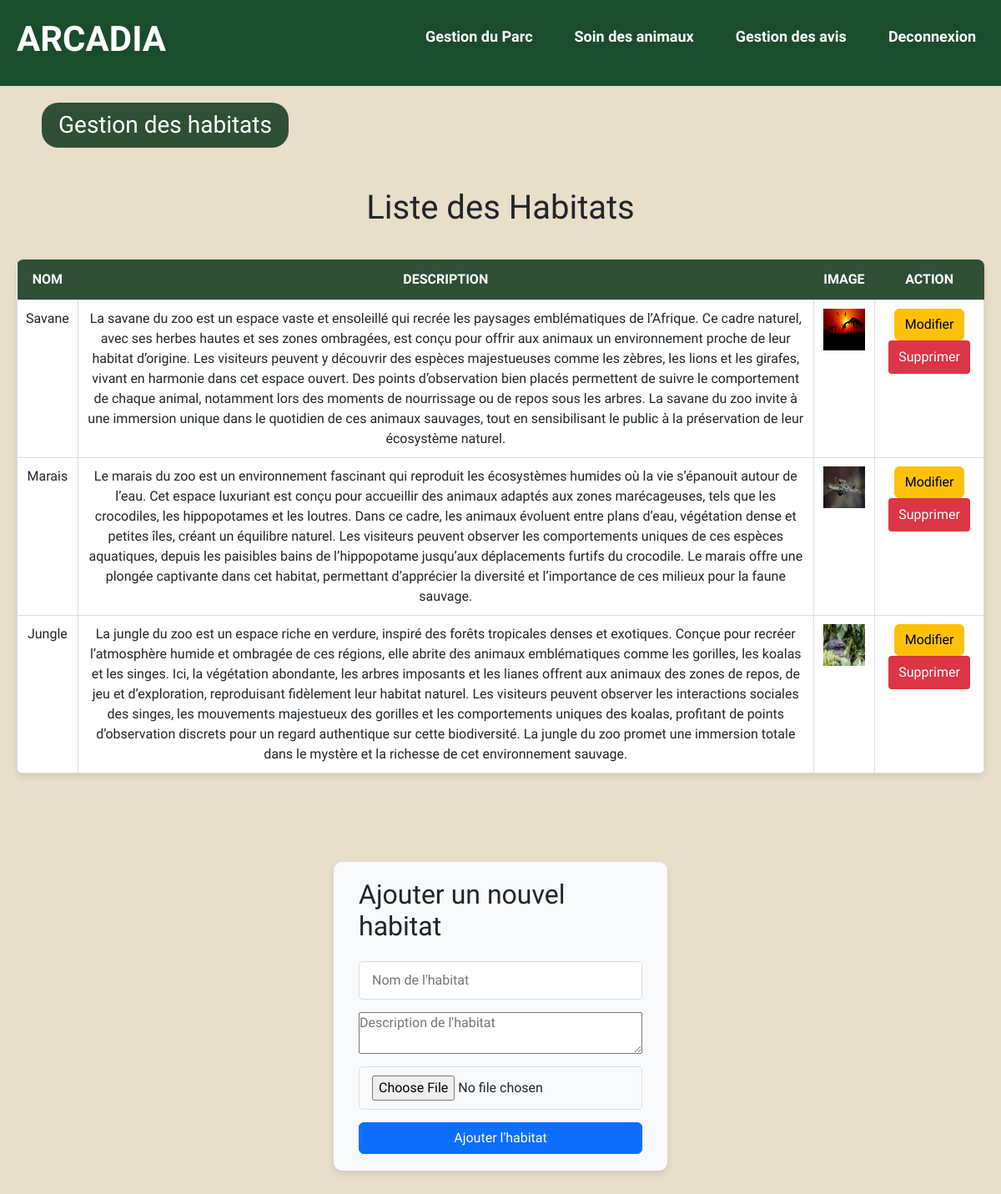
The page /dashbord/ghabitats.php (signed in) on the database its author committed.
### tables this page shows
CREATE TABLE `habitats` (
  `id` int(11) NOT NULL,
  `nom` varchar(50) NOT NULL,
  `description` text NOT NULL,
  `image` varchar(255) DEFAULT NULL
);

### dashbord/ghabitats.php (the view, shortened to what this page needs)
<?php
require_once 'headerdash.php';
require_once 'db_connexion.php';
$query = "SELECT id, nom, description, image FROM habitats";
$result = $mysqli->query($query);
?>
<div class="title beige">
     <h3 class="sous-menu vert">Gestion des habitats</h3>
</div>
<div class="dash1">
    <?php if ($result->num_rows > 0): ?>
        <h1>Liste des Habitats</h1>
        <table class="table">
            <thead>
                <tr class="titre">
                    <th>Nom</th>
                    <th>Description</th>
                    <th>Image</th>
                    <th>Action</th>
                </tr>
            </thead>
            <tbody>
                <?php while($row = $result->fetch_assoc()): ?>
                    <tr>
                        <td><?php echo htmlspecialchars($row['nom']); ?></td>
                        <td><?php echo htmlspecialchars($row['description']); ?></td>
                        <td>
                            <?php if (!empty($row['image'])): ?>
                                <img src="<?php echo htmlspecialchars($row['image']); ?>" alt="Image de l'habitat" style="width: 50px; height: 50px;">
                            <?php endif; ?>
                        </td>
                        <td>
                            <button type="button" class="btn btn-warning" data-id="<?php echo $row['id']; ?>" data-nom="<?php echo $row['nom']; ?>" data-description="<?php echo $row['description']; ?>" onclick="openEditModal(this)">Modifier</button>
                            <button type="button" class="btn btn-danger" data-id="<?php echo $row['id']; ?>" onclick="openDeleteModal(this)">Supprimer</button>
                        </td>
                    </tr>
                <?php endwhile; ?>
            </tbody>
        </table>
    <?php else: ?>
        <p>Aucun habitat trouvé.</p>
    <?php endif; ?>
</div>
<div class="dash1">
    <form action="ghabitats.php" method="post" enctype="multipart/form-data">
        <h2>Ajouter un nouvel habitat</h2>
        <input type="text" name="nom" placeholder="Nom de l'habitat" required>
        <textarea name="description" placeholder="Description de l'habitat" required></textarea>
        <input type="file" name="image" required>
        <button type="submit" class="btn btn-primary">Ajouter l'habitat</button>
    </form>
</div>
</body>
</html>

### dashbord/styledash.css (style rules this page uses)
* { margin: 0; padding: 0; box-sizing: border-box; }
body { font-family: "Signika Negative", sans-serif; background-color: #E8DFCA; }
.title.beige { background-color: #E8DFCA; padding: 20px; text-align: left; padding-left: 50px; }
.sous-menu.vert { color: white; background-color: #2f4f37; display: inline-block; padding: 10px 20px; border-radius: 20px; max-width: 300px; text-align: center; }
.btn-danger { background-color: #dc3545; color: #fff; border: none; padding: 8px 12px; border-radius: 4px; transition: background-color 0.3s ease, transform 0.3s ease; }
.dash1 { display: flex; justify-content: center; align-items: center; flex-wrap: wrap; gap: 30px; padding: 20px; margin: 0 auto; padding-bottom: 70px; }
.table { width: 100%; border-collapse: collapse; border-radius: 8px; overflow: hidden; box-shadow: 0 4px 8px rgba(0, 0, 0, 0.1); background-color: #f8f9fa; }
.table th { background-color: #2f4f37; color: #ffffff; font-weight: bold; padding: 12px; text-align: center; text-transform: uppercase; }
.table td { padding: 10px; text-align: center; border: 1px solid #ddd; }
.table tr:nth-child(even) { background-color: #f9f9f9; }
.table tr:nth-child(odd) { background-color: #ffffff; }
form { background-color: #f8f9fa; padding: 20px 30px; border-radius: 10px; box-shadow: 0 4px 8px rgba(0, 0, 0, 0.1); max-width: 400px; width: 100%; display: flex; flex-direction: column; gap: 15px; }
form input[type="text"], form select, form input[type="file"], form button { width: 100%; padding: 10px 15px; border-radius: 5px; border: 1px solid #ddd; font-size: 16px; }
form button { background-color: #2f4f37; color: white; border: none; cursor: pointer; font-weight: bold; transition: background-color 0.3s ease, transform 0.3s ease; }

### rows shown on the page
habitats: nom "Savane", description "La savane du zoo est un espace vaste et ensoleillé qui recrée les paysages emblématiques de l’Afrique. Ce cadre naturel, avec ses herbes hautes et ses zones ombragées, est conçu pour offrir aux animaux un environnement proche de leur habitat d’origine. Les visiteurs peuvent y découvrir des espèces majestueuses comme les zèbres, les lions et les girafes, vivant en harmonie dans cet espace ouvert. Des points d’observation bien placés permettent de suivre le comportement de chaque animal, notamment lors des moments de nourrissage ou de repos sous les arbres. La savane du zoo invite à une immersion unique dans le quotidien de ces animaux sauvages, tout en sensibilisant le public à la…", image (picture)
habitats: nom "Marais", description "Le marais du zoo est un environnement fascinant qui reproduit les écosystèmes humides où la vie s’épanouit autour de l’eau. Cet espace luxuriant est conçu pour accueillir des animaux adaptés aux zones marécageuses, tels que les crocodiles, les hippopotames et les loutres. Dans ce cadre, les animaux évoluent entre plans d’eau, végétation dense et petites îles, créant un équilibre naturel. Les visiteurs peuvent observer les comportements uniques de ces espèces aquatiques, depuis les paisibles bains de l’hippopotame jusqu’aux déplacements furtifs du crocodile. Le marais offre une plongée captivante dans cet habitat, permettant d’apprécier la diversité et l’importance de ces milieux pour la…", image (picture)
habitats: nom "Jungle", description "La jungle du zoo est un espace riche en verdure, inspiré des forêts tropicales denses et exotiques. Conçue pour recréer l’atmosphère humide et ombragée de ces régions, elle abrite des animaux emblématiques comme les gorilles, les koalas et les singes. Ici, la végétation abondante, les arbres imposants et les lianes offrent aux animaux des zones de repos, de jeu et d’exploration, reproduisant fidèlement leur habitat naturel. Les visiteurs peuvent observer les interactions sociales des singes, les mouvements majestueux des gorilles et les comportements uniques des koalas, profitant de points d’observation discrets pour un regard authentique sur cette biodiversité. La jungle du zoo promet une…", image (picture)
